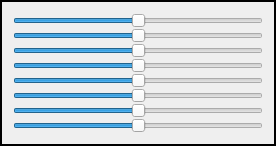
          <widget class="QFrame" name="framejoints">
           <property name="frameShape">
            <enum>QFrame::Box</enum>
           </property>
           <property name="lineWidth">
            <number>2</number>
           </property>
           <layout class="QHBoxLayout" name="horizontalLayout_5">
            <property name="sizeConstraint">
             <enum>QLayout::SetDefaultConstraint</enum>
            </property>
            <item>
             <layout class="QGridLayout" name="gridLayout_11">
              <property name="sizeConstraint">
               <enum>QLayout::SetDefaultConstraint</enum>
              </property>
              <property name="spacing">
               <number>0</number>
              </property>
              <item row="3" column="0">
               <layout class="QVBoxLayout" name="verticalLayout_23">
                <property name="spacing">
                 <number>0</number>
                </property>
                <property name="sizeConstraint">
                 <enum>QLayout::SetDefaultConstraint</enum>
                </property>
                <item>
                 <widget class="QSlider" name="slider_j4">
                  <property name="sizePolicy">
                   <sizepolicy hsizetype="Expanding" vsizetype="Expanding">
                    <horstretch>0</horstretch>
                    <verstretch>0</verstretch>
                   </sizepolicy>
                  </property>
                  <property name="minimumSize">
                   <size>
                    <width>250</width>
                    <height>0</height>
                   </size>
                  </property>
                  <property name="minimum">
                   <number>-360</number>
                  </property>
                  <property name="maximum">
                   <number>360</number>
                  </property>
                  <property name="orientation">
                   <enum>Qt::Horizontal</enum>
                  </property>
                 </widget>
                </item>
               </layout>
              </item>
              <item row="2" column="0">
               <layout class="QVBoxLayout" name="verticalLayout_24">
                <property name="spacing">
                 <number>0</number>
                </property>
                <property name="sizeConstraint">
                 <enum>QLayout::SetDefaultConstraint</enum>
                </property>
                <item>
                 <widget class="QSlider" name="slider_j3">
                  <property name="sizePolicy">
                   <sizepolicy hsizetype="Expanding" vsizetype="Expanding">
                    <horstretch>0</horstretch>
                    <verstretch>0</verstretch>
                   </sizepolicy>
                  </property>
                  <property name="minimumSize">
                   <size>
                    <width>250</width>
                    <height>0</height>
                   </size>
                  </property>
                  <property name="minimum">
                   <number>-360</number>
                  </property>
                  <property name="maximum">
                   <number>360</number>
                  </property>
                  <property name="orientation">
                   <enum>Qt::Horizontal</enum>
                  </property>
                 </widget>
                </item>
               </layout>
              </item>
              <item row="4" column="0">
               <layout class="QVBoxLayout" name="verticalLayout_22">
                <property name="spacing">
                 <number>0</number>
                </property>
                <property name="sizeConstraint">
                 <enum>QLayout::SetDefaultConstraint</enum>
                </property>
                <item>
                 <widget class="QSlider" name="slider_j5">
                  <property name="sizePolicy">
                   <sizepolicy hsizetype="Expanding" vsizetype="Expanding">
                    <horstretch>0</horstretch>
                    <verstretch>0</verstretch>
                   </sizepolicy>
                  </property>
                  <property name="minimumSize">
                   <size>
                    <width>250</width>
                    <height>0</height>
                   </size>
                  </property>
                  <property name="acceptDrops">
                   <bool>false</bool>
                  </property>
                  <property name="minimum">
                   <number>-360</number>
                  </property>
                  <property name="maximum">
                   <number>360</number>
                  </property>
                  <property name="orientation">
                   <enum>Qt::Horizontal</enum>
                  </property>
                  <property name="tickPosition">
                   <enum>QSlider::NoTicks</enum>
                  </property>
                 </widget>
                </item>
               </layout>
              </item>
              <item row="0" column="0">
               <layout class="QVBoxLayout" name="verticalLayout_26">
                <property name="spacing">
                 <number>0</number>
                </property>
                <property name="sizeConstraint">
                 <enum>QLayout::SetDefaultConstraint</enum>
                </property>
                <item>
                 <widget class="QSlider" name="slider_j1">
                  <property name="sizePolicy">
                   <sizepolicy hsizetype="Expanding" vsizetype="Expanding">
                    <horstretch>0</horstretch>
                    <verstretch>0</verstretch>
                   </sizepolicy>
                  </property>
                  <property name="minimumSize">
                   <size>
                    <width>250</width>
                    <height>0</height>
                   </size>
                  </property>
                  <property name="minimum">
                   <number>-360</number>
                  </property>
                  <property name="maximum">
                   <number>360</number>
                  </property>
                  <property name="orientation">
                   <enum>Qt::Horizontal</enum>
                  </property>
                 </widget>
                </item>
               </layout>
              </item>
              <item row="6" column="0">
               <layout class="QVBoxLayout" name="verticalLayout_14">
                <property name="sizeConstraint">
                 <enum>QLayout::SetDefaultConstraint</enum>
                </property>
                <item>
                 <widget class="QSlider" name="slider_BASE1">
                  <property name="sizePolicy">
                   <sizepolicy hsizetype="Expanding" vsizetype="Expanding">
                    <horstretch>0</horstretch>
                    <verstretch>0</verstretch>
                   </sizepolicy>
                  </property>
                  <property name="minimumSize">
                   <size>
                    <width>250</width>
                    <height>0</height>
                   </size>
                  </property>
                  <property name="autoFillBackground">
                   <bool>false</bool>
                  </property>
                  <property name="minimum">
                   <number>-360</number>
                  </property>
                  <property name="maximum">
                   <number>360</number>
                  </property>
                  <property name="orientation">
                   <enum>Qt::Horizontal</enum>
                  </property>
                 </widget>
                </item>
               </layout>
              </item>
              <item row="5" column="0">
               <layout class="QVBoxLayout" name="verticalLayout_21">
                <property name="spacing">
                 <number>0</number>
                </property>
                <property name="sizeConstraint">
                 <enum>QLayout::SetDefaultConstraint</enum>
                </property>
                <item>
                 <widget class="QSlider" name="slider_j6">
                  <property name="sizePolicy">
                   <sizepolicy hsizetype="Expanding" vsizetype="Expanding">
                    <horstretch>0</horstretch>
                    <verstretch>0</verstretch>
                   </sizepolicy>
                  </property>
                  <property name="minimumSize">
                   <size>
                    <width>250</width>
                    <height>0</height>
                   </size>
                  </property>
                  <property name="autoFillBackground">
                   <bool>false</bool>
                  </property>
                  <property name="minimum">
                   <number>-360</number>
                  </property>
                  <property name="maximum">
                   <number>360</number>
                  </property>
                  <property name="orientation">
                   <enum>Qt::Horizontal</enum>
                  </property>
                  <property name="tickPosition">
                   <enum>QSlider::NoTicks</enum>
                  </property>
                  <property name="tickInterval">
                   <number>9</number>
                  </property>
                 </widget>
                </item>
               </layout>
              </item>
              <item row="1" column="0">
               <layout class="QVBoxLayout" name="verticalLayout_25">
                <property name="spacing">
                 <number>0</number>
                </property>
                <property name="sizeConstraint">
                 <enum>QLayout::SetDefaultConstraint</enum>
                </property>
                <item>
                 <widget class="QSlider" name="slider_j2">
                  <property name="sizePolicy">
                   <sizepolicy hsizetype="Expanding" vsizetype="Expanding">
                    <horstretch>0</horstretch>
                    <verstretch>0</verstretch>
                   </sizepolicy>
                  </property>
                  <property name="minimumSize">
                   <size>
                    <width>250</width>
                    <height>0</height>
                   </size>
                  </property>
                  <property name="minimum">
                   <number>-360</number>
                  </property>
                  <property name="maximum">
                   <number>360</number>
                  </property>
                  <property name="orientation">
                   <enum>Qt::Horizontal</enum>
                  </property>
                 </widget>
                </item>
               </layout>
              </item>
              <item row="7" column="0">
               <layout class="QVBoxLayout" name="verticalLayout_15">
                <property name="sizeConstraint">
                 <enum>QLayout::SetDefaultConstraint</enum>
                </property>
                <item>
                 <widget class="QSlider" name="slider_BASE2">
                  <property name="sizePolicy">
                   <sizepolicy hsizetype="Expanding" vsizetype="Expanding">
                    <horstretch>0</horstretch>
                    <verstretch>0</verstretch>
                   </sizepolicy>
                  </property>
                  <property name="minimumSize">
                   <size>
                    <width>250</width>
                    <height>0</height>
                   </size>
                  </property>
                  <property name="minimum">
                   <number>-360</number>
                  </property>
                  <property name="maximum">
                   <number>360</number>
                  </property>
                  <property name="orientation">
                   <enum>Qt::Horizontal</enum>
                  </property>
                 </widget>
                </item>
               </layout>
              </item>
             </layout>
            </item>
           </layout>
          </widget>
